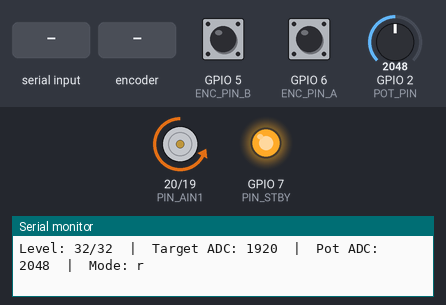
Simulated run of this program. Board: ESP32-C6. Parts: motor-driver pin pairs drawn as motors (green arrow = first pin HIGH = forward, orange = second pin HIGH = backward, longer = more drive, scaled by the enable pin, stopped while the standby pin is LOW), output pins drawn as LEDs (lit = HIGH), the last lines printed to the serial monitor. The test bench sets the inputs (shaded band); at power-on: GPIO 2 (POT_PIN) = 2048, GPIO 5 (ENC_PIN_B) HIGH, GPIO 6 (ENC_PIN_A) HIGH (analog values on the 0–4095 scale).

Above: at 1.2 s.
1.3 s: GPIO 2 (POT_PIN) set to 1918
At 2.1 s:
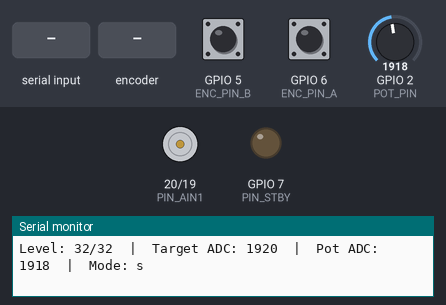
2.8 s: "f" received over Serial
At 3.2 s:
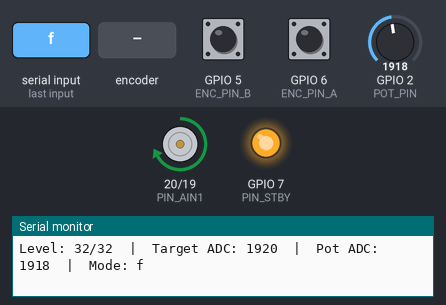
4.3 s: rotary encoder on GPIO 6 (ENC_PIN_A) / GPIO 5 (ENC_PIN_B) turned 2 steps (second pin leading)
At 5.6 s:
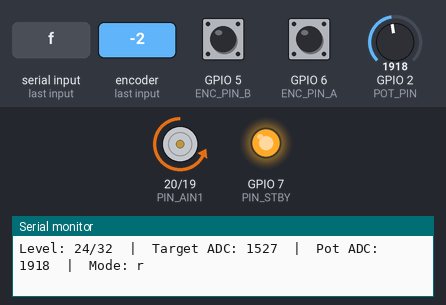
9.7 s: "s" received over Serial
At 11.0 s:
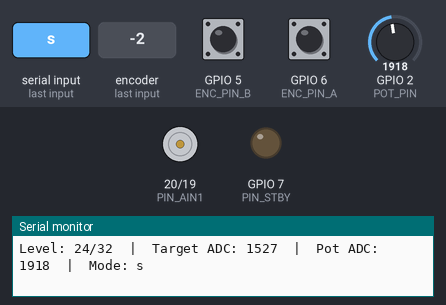
Timing chart, 0 to 12.2 s (numbered marks = the images above; inputs shaded):
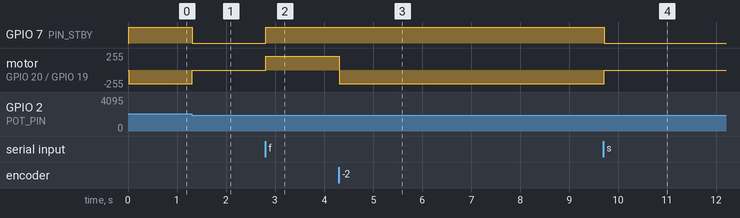

The program:

main.cpp
```cpp
#ifdef ARDUINO
#include <Arduino.h>
#include "pins.h"
#include "potentiometer.h"
#include "motor.h"
#include "rotary_encoder.h"

#ifndef PIO_UNIT_TESTING

const float MOTOR_SPEED_PERCENT = 80.0f;

// Safe software end-stops so the motor never binds at the ends of the pot
const int MIN_SAFE_ADC = 400;
const int MAX_SAFE_ADC = 1920;
const int ADC_DEADBAND = 25; // Tolerance window to prevent motor hunting/oscillation

Motor motor(PIN_AIN1, PIN_AIN2, PIN_PWM, 8, PIN_STBY);
Potentiometer pot(POT_PIN, 16, 0, MIN_SAFE_ADC, MAX_SAFE_ADC, 12);
RotaryEncoder encoder(ENC_PIN_A, ENC_PIN_B, ENC_PIN_SW, 1, 32);

int targetADC = MIN_SAFE_ADC;
bool autoControlEnabled = true;
uint32_t lastPrintMs = 0;

int levelToTargetADC(int level) {
    return map(level, 1, 32, MIN_SAFE_ADC, MAX_SAFE_ADC);
}

void setup() {
    Serial.begin(115200);

    pot.begin();
    motor.begin();
    encoder.begin();

    // Sync initial encoder level to the current physical potentiometer position.
    // Set targetADC to clampedADC on boot so integer map() quantization does not
    // move the motor until the user actually turns the encoder.
    int initialADC = pot.read().getRaw();
    int clampedADC = constrain(initialADC, MIN_SAFE_ADC, MAX_SAFE_ADC);
    int initialLevel = map(clampedADC, MIN_SAFE_ADC, MAX_SAFE_ADC, 1, 32);
    encoder.setLevel(initialLevel);
    encoder.hasChanged(); // Clear initial change flag
    targetADC = clampedADC;

    Serial.println("\n--- Exercise Bike Resistance Controller ---");
    Serial.printf("Initial Level: %2d / 32  |  Pot ADC: %4d  |  Target ADC: %4d\n",
                  initialLevel, initialADC, targetADC);
    Serial.println("Turn encoder to set level (1-32), or send 'f', 'r', 's' for manual override.");
}

void loop() {
    PotentiometerReading reading = pot.read();
    int adc = reading.getRaw();

    // 1. Check for Rotary Encoder changes
    if (encoder.hasChanged()) {
        int level = encoder.getLevel();
        targetADC = levelToTargetADC(level);
        autoControlEnabled = true;

        Serial.printf("Resistance Level: %2d / 32  |  Target ADC: %4d\n", level, targetADC);
    }

    // 2. Check for Serial commands ('f', 'r', 's') for manual override
    if (Serial.available() > 0) {
        char c = static_cast<char>(Serial.read());
        if (c == 'f' || c == 'r' || c == 's') {
            autoControlEnabled = false;
            motor.setModeChar(c, MOTOR_SPEED_PERCENT);
            Serial.printf("Manual override: '%c'\n", c);
        }
    }

    // 3. Hard safety cutoff near the ends of the potentiometer track
    if (motor.getDirection() == MotorDirection::Forward && adc >= MAX_SAFE_ADC) {
        Serial.println("Reached MAX safe limit! Stopping.");
        motor.stop();
    } else if (motor.getDirection() == MotorDirection::Reverse && adc <= MIN_SAFE_ADC) {
        Serial.println("Reached MIN safe limit! Stopping.");
        motor.stop();
    }

    // 4. Closed-loop position control when in automatic (encoder) mode
    if (autoControlEnabled) {
        int error = targetADC - adc;
        if (abs(error) <= ADC_DEADBAND) {
            motor.stop();
        } else if (error > 0 && adc < MAX_SAFE_ADC) {
            motor.forward(MOTOR_SPEED_PERCENT);
        } else if (error < 0 && adc > MIN_SAFE_ADC) {
            motor.reverse(MOTOR_SPEED_PERCENT);
        } else {
            motor.stop();
        }
    }

    // 5. Periodic status print (every 200ms) while running a fast 10ms control loop
    uint32_t now = millis();
    if (now - lastPrintMs >= 200) {
        lastPrintMs = now;
        Serial.printf("Level: %2d/32  |  Target ADC: %4d  |  Pot ADC: %4d  |  Mode: %c\n",
                      encoder.getLevel(), targetADC, adc, motor.getModeChar());
    }

    delay(10);
}

#endif // PIO_UNIT_TESTING
#else // !ARDUINO

#ifndef PIO_UNIT_TESTING
int main(int argc, char **argv) {
    (void)argc;
    (void)argv;
    return 0;
}
#endif // PIO_UNIT_TESTING

#endif // ARDUINO
```

motor.h
```cpp
#ifndef MOTOR_H
#define MOTOR_H

#ifdef ARDUINO
#include <Arduino.h>
#else
#include <stdint.h>
#ifndef OUTPUT
#define OUTPUT 0x02
#endif
#ifndef LOW
#define LOW 0x0
#endif
#ifndef HIGH
#define HIGH 0x1
#endif
#endif

enum class MotorDirection {
  Stopped,
  Forward,
  Reverse
};

class Motor {
public:
  using DigitalWriteFn = void (*)(uint8_t pin, uint8_t val);
  using AnalogWriteFn = void (*)(uint8_t pin, int val);
  using PinModeFn = void (*)(uint8_t pin, uint8_t mode);

  static constexpr int kNoPwmPin = -1;
  static constexpr int kNoStandbyPin = -1;

  Motor(uint8_t ain1Pin,
        uint8_t ain2Pin,
        int pwmPin = kNoPwmPin,
        uint8_t pwmResolutionBits = 8,
        int standbyPin = kNoStandbyPin);

  void begin();

  void forward(float speedPercent = 100.0f);
  void reverse(float speedPercent = 100.0f);
  void stop();

  void setSpeedPercent(float speedPercent);
  void setModeChar(char mode, float speedPercent = 100.0f);

  MotorDirection getDirection() const;
  char getModeChar() const;
  bool isRunning() const;

  float getSpeedPercent() const;
  float getSpeedNormalized() const;
  int getPwmValue() const;
  int getMaxPwmValue() const;

  uint8_t getAin1Pin() const;
  uint8_t getAin2Pin() const;
  int getPwmPin() const;
  bool hasPwmPin() const;
  int getStandbyPin() const;
  bool hasStandbyPin() const;
  bool isInStandby() const;

  void setHardwareWriters(DigitalWriteFn digitalWriter,
                          AnalogWriteFn analogWriter = nullptr,
                          PinModeFn pinModeFn = nullptr);

private:
  void applyOutput();
  static float clampPercent(float speedPercent);

  uint8_t ain1Pin_;
  uint8_t ain2Pin_;
  int pwmPin_;
  uint8_t pwmResolutionBits_;
  int standbyPin_;
  MotorDirection direction_;
  float speedPercent_;
  DigitalWriteFn digitalWriter_;
  AnalogWriteFn analogWriter_;
  PinModeFn pinModeFn_;
};

#endif // MOTOR_H
```

potentiometer.h
```cpp
#ifndef POTENTIOMETER_H
#define POTENTIOMETER_H

#ifdef ARDUINO
#include <Arduino.h>
#else
#include <stdint.h>
#ifndef INPUT
#define INPUT 0x01
#endif
#endif

class PotentiometerReading {
public:
  PotentiometerReading(int raw, int millivolts, int minRaw = 0, int maxRaw = 4095);

  int getRaw() const;
  int getMilliVolts() const;
  float getVolts() const;
  float getNormalized() const;
  float getPercent() const;

private:
  int raw_;
  int millivolts_;
  int minRaw_;
  int maxRaw_;
};

class Potentiometer {
public:
  using AdcReadFn = int (*)(uint8_t pin);
  using DelayFn = void (*)(uint32_t ms);

  explicit Potentiometer(uint8_t pin,
                         int samples = 16,
                         uint32_t sampleDelayMs = 2,
                         int minRaw = 0,
                         int maxRaw = 4095,
                         uint8_t resolutionBits = 12);

  void begin();
  PotentiometerReading read() const;

  void setCalibration(int minRaw, int maxRaw);
  int getMinRaw() const;
  int getMaxRaw() const;
  int getMaxAdcValue() const;

  void setHardwareReaders(AdcReadFn rawReader, AdcReadFn mvReader, DelayFn delayFn = nullptr);

private:
  uint8_t pin_;
  int samples_;
  uint32_t sampleDelayMs_;
  int minRaw_;
  int maxRaw_;
  uint8_t resolutionBits_;
  AdcReadFn rawReader_;
  AdcReadFn mvReader_;
  DelayFn delayFn_;
};

#endif // POTENTIOMETER_H
```

rotary_encoder.h
```cpp
#pragma once
#ifdef ARDUINO
#include <Arduino.h>
#else
#include <stdint.h>
#ifndef HIGH
#define HIGH 0x1
#endif
#ifndef LOW
#define LOW 0x0
#endif
#ifndef INPUT_PULLUP
#define INPUT_PULLUP 0x05
#endif
#ifndef IRAM_ATTR
#define IRAM_ATTR
#endif
#ifndef DRAM_ATTR
#define DRAM_ATTR
#endif
#endif

class RotaryEncoder {
public:
    /**
     * @param pinA          GPIO pin for Encoder Phase A (CLK)
     * @param pinB          GPIO pin for Encoder Phase B (DT)
     * @param pinSW         GPIO pin for Push Button (pass -1 if not wired)
     * @param minLevel      Minimum resistance level (default 1)
     * @param maxLevel      Maximum resistance level (default 32)
     * @param stepsPerClick Quadrature state transitions per detent click (default 1)
     */
    RotaryEncoder(int pinA, int pinB, int pinSW = -1, int minLevel = 1, int maxLevel = 32, int stepsPerClick = 1);

    void begin();

    // Returns true if the level changed since the last call to hasChanged()
    bool hasChanged();

    // Returns the current resistance level (clamped between minLevel and maxLevel)
    int getLevel() const;

    // Manually set the current level (e.g., when updated via BLE or startup)
    void setLevel(int level);

    // Returns true once per physical button press (debounced)
    bool wasButtonPressed();

private:
    int _pinA;
    int _pinB;
    int _pinSW;
    int _minLevel;
    int _maxLevel;
    int _stepsPerClick;

    volatile int _level;
    volatile int _subStepAccum;
    volatile uint8_t _prevState;
    volatile bool _changed;

    uint32_t _lastButtonPressMs;
    bool _lastButtonState;

    static void isrRouter(void* arg);
    void handleInterrupt();
};
```

motor.cpp
```cpp
#include "motor.h"

namespace {
void defaultDigitalWrite(uint8_t pin, uint8_t val) {
#ifdef ARDUINO
  digitalWrite(pin, val);
#else
  (void)pin;
  (void)val;
#endif
}

void defaultAnalogWrite(uint8_t pin, int val) {
#ifdef ARDUINO
  analogWrite(pin, val);
#else
  (void)pin;
  (void)val;
#endif
}

void defaultPinMode(uint8_t pin, uint8_t mode) {
#ifdef ARDUINO
  pinMode(pin, mode);
#else
  (void)pin;
  (void)mode;
#endif
}
} // namespace

Motor::Motor(uint8_t ain1Pin,
             uint8_t ain2Pin,
             int pwmPin,
             uint8_t pwmResolutionBits,
             int standbyPin)
    : ain1Pin_(ain1Pin),
      ain2Pin_(ain2Pin),
      pwmPin_(pwmPin),
      pwmResolutionBits_(pwmResolutionBits > 0 ? pwmResolutionBits : 8),
      standbyPin_(standbyPin),
      direction_(MotorDirection::Stopped),
      speedPercent_(0.0f),
      digitalWriter_(defaultDigitalWrite),
      analogWriter_(defaultAnalogWrite),
      pinModeFn_(defaultPinMode) {}

void Motor::begin() {
  if (pinModeFn_) {
    pinModeFn_(ain1Pin_, OUTPUT);
    pinModeFn_(ain2Pin_, OUTPUT);
    if (hasPwmPin()) {
      pinModeFn_(static_cast<uint8_t>(pwmPin_), OUTPUT);
    }
    if (hasStandbyPin()) {
      pinModeFn_(static_cast<uint8_t>(standbyPin_), OUTPUT);
    }
  }
  direction_ = MotorDirection::Stopped;
  speedPercent_ = 0.0f;
  applyOutput();
}

void Motor::forward(float speedPercent) {
  float clamped = clampPercent(speedPercent);
  if (clamped <= 0.0f) {
    stop();
    return;
  }
  if (direction_ == MotorDirection::Forward && speedPercent_ == clamped) {
    return;
  }
  direction_ = MotorDirection::Forward;
  speedPercent_ = clamped;
  applyOutput();
}

void Motor::reverse(float speedPercent) {
  float clamped = clampPercent(speedPercent);
  if (clamped <= 0.0f) {
    stop();
    return;
  }
  if (direction_ == MotorDirection::Reverse && speedPercent_ == clamped) {
    return;
  }
  direction_ = MotorDirection::Reverse;
  speedPercent_ = clamped;
  applyOutput();
}

void Motor::stop() {
  if (direction_ == MotorDirection::Stopped && speedPercent_ == 0.0f) {
    return;
  }
  direction_ = MotorDirection::Stopped;
  speedPercent_ = 0.0f;
  applyOutput();
}

void Motor::setSpeedPercent(float speedPercent) {
  float clamped = clampPercent(speedPercent);
  if (clamped <= 0.0f || direction_ == MotorDirection::Stopped) {
    stop();
    return;
  }
  if (speedPercent_ == clamped) {
    return;
  }
  speedPercent_ = clamped;
  applyOutput();
}

void Motor::setModeChar(char mode, float speedPercent) {
  if (mode == 'f') {
    forward(speedPercent);
  } else if (mode == 'r') {
    reverse(speedPercent);
  } else if (mode == 's') {
    stop();
  }
}

MotorDirection Motor::getDirection() const {
  return direction_;
}

char Motor::getModeChar() const {
  switch (direction_) {
    case MotorDirection::Forward:
      return 'f';
    case MotorDirection::Reverse:
      return 'r';
    case MotorDirection::Stopped:
    default:
      return 's';
  }
}

bool Motor::isRunning() const {
  return direction_ != MotorDirection::Stopped;
}

float Motor::getSpeedPercent() const {
  return speedPercent_;
}

float Motor::getSpeedNormalized() const {
  return speedPercent_ / 100.0f;
}

int Motor::getPwmValue() const {
  if (!isRunning()) {
    return 0;
  }
  return static_cast<int>((getSpeedNormalized() * static_cast<float>(getMaxPwmValue())) + 0.5f);
}

int Motor::getMaxPwmValue() const {
  return (1 << pwmResolutionBits_) - 1;
}

uint8_t Motor::getAin1Pin() const {
  return ain1Pin_;
}

uint8_t Motor::getAin2Pin() const {
  return ain2Pin_;
}

int Motor::getPwmPin() const {
  return pwmPin_;
}

bool Motor::hasPwmPin() const {
  return pwmPin_ >= 0;
}

int Motor::getStandbyPin() const {
  return standbyPin_;
}

bool Motor::hasStandbyPin() const {
  return standbyPin_ >= 0;
}

bool Motor::isInStandby() const {
  return hasStandbyPin() && !isRunning();
}

void Motor::setHardwareWriters(DigitalWriteFn digitalWriter,
                               AnalogWriteFn analogWriter,
                               PinModeFn pinModeFn) {
  digitalWriter_ = digitalWriter ? digitalWriter : defaultDigitalWrite;
  analogWriter_ = analogWriter ? analogWriter : defaultAnalogWrite;
  pinModeFn_ = pinModeFn ? pinModeFn : defaultPinMode;
}

void Motor::applyOutput() {
  uint8_t ain1Val = LOW;
  uint8_t ain2Val = LOW;

  if (direction_ == MotorDirection::Forward) {
    ain1Val = HIGH;
    ain2Val = LOW;
  } else if (direction_ == MotorDirection::Reverse) {
    ain1Val = LOW;
    ain2Val = HIGH;
  }

  if (!isRunning() && hasStandbyPin() && digitalWriter_) {
    digitalWriter_(static_cast<uint8_t>(standbyPin_), LOW);
  }

  if (digitalWriter_) {
    // Write LOW pins before HIGH pins so Reverse -> Forward transitions never
    // pass through the (HIGH, HIGH) short-brake state on the H-bridge.
    if (ain1Val == LOW) {
      digitalWriter_(ain1Pin_, LOW);
    }
    if (ain2Val == LOW) {
      digitalWriter_(ain2Pin_, LOW);
    }
    if (ain1Val == HIGH) {
      digitalWriter_(ain1Pin_, HIGH);
    }
    if (ain2Val == HIGH) {
      digitalWriter_(ain2Pin_, HIGH);
    }
  }

  if (hasPwmPin() && analogWriter_) {
    analogWriter_(static_cast<uint8_t>(pwmPin_), getPwmValue());
  }

  if (isRunning() && hasStandbyPin() && digitalWriter_) {
    digitalWriter_(static_cast<uint8_t>(standbyPin_), HIGH);
  }
}

float Motor::clampPercent(float speedPercent) {
  if (speedPercent < 0.0f) {
    return 0.0f;
  }
  if (speedPercent > 100.0f) {
    return 100.0f;
  }
  return speedPercent;
}
```

potentiometer.cpp
```cpp
#include "potentiometer.h"

namespace {
int defaultReadRaw(uint8_t pin) {
#ifdef ARDUINO
  return analogRead(pin);
#else
  (void)pin;
  return 0;
#endif
}

int defaultReadMilliVolts(uint8_t pin) {
#ifdef ARDUINO
  return analogReadMilliVolts(pin);
#else
  (void)pin;
  return 0;
#endif
}

void defaultDelay(uint32_t ms) {
#ifdef ARDUINO
  delay(ms);
#else
  (void)ms;
#endif
}
} // namespace

PotentiometerReading::PotentiometerReading(int raw, int millivolts, int minRaw, int maxRaw)
    : raw_(raw), millivolts_(millivolts), minRaw_(minRaw), maxRaw_(maxRaw) {}

int PotentiometerReading::getRaw() const {
  return raw_;
}

int PotentiometerReading::getMilliVolts() const {
  return millivolts_;
}

float PotentiometerReading::getVolts() const {
  return millivolts_ / 1000.0f;
}

float PotentiometerReading::getNormalized() const {
  if (maxRaw_ <= minRaw_) {
    return 0.0f;
  }
  float norm = static_cast<float>(raw_ - minRaw_) / static_cast<float>(maxRaw_ - minRaw_);
  if (norm < 0.0f) {
    return 0.0f;
  }
  if (norm > 1.0f) {
    return 1.0f;
  }
  return norm;
}

float PotentiometerReading::getPercent() const {
  return getNormalized() * 100.0f;
}

Potentiometer::Potentiometer(uint8_t pin,
                             int samples,
                             uint32_t sampleDelayMs,
                             int minRaw,
                             int maxRaw,
                             uint8_t resolutionBits)
    : pin_(pin),
      samples_(samples > 0 ? samples : 1),
      sampleDelayMs_(sampleDelayMs),
      minRaw_(minRaw),
      maxRaw_(maxRaw),
      resolutionBits_(resolutionBits),
      rawReader_(defaultReadRaw),
      mvReader_(defaultReadMilliVolts),
      delayFn_(defaultDelay) {}

void Potentiometer::begin() {
#ifdef ARDUINO
  pinMode(pin_, INPUT);
  analogReadResolution(resolutionBits_);
#endif
}

PotentiometerReading Potentiometer::read() const {
  long rawSum = 0;
  long mvSum = 0;

  for (int i = 0; i < samples_; i++) {
    rawSum += rawReader_ ? rawReader_(pin_) : 0;
    mvSum += mvReader_ ? mvReader_(pin_) : 0;
    if (sampleDelayMs_ > 0 && delayFn_) {
      delayFn_(sampleDelayMs_);
    }
  }

  int rawAvg = static_cast<int>(rawSum / samples_);
  int mvAvg = static_cast<int>(mvSum / samples_);

  return PotentiometerReading(rawAvg, mvAvg, minRaw_, maxRaw_);
}

void Potentiometer::setCalibration(int minRaw, int maxRaw) {
  minRaw_ = minRaw;
  maxRaw_ = maxRaw;
}

int Potentiometer::getMinRaw() const {
  return minRaw_;
}

int Potentiometer::getMaxRaw() const {
  return maxRaw_;
}

int Potentiometer::getMaxAdcValue() const {
  return (1 << resolutionBits_) - 1;
}

void Potentiometer::setHardwareReaders(AdcReadFn rawReader, AdcReadFn mvReader, DelayFn delayFn) {
  rawReader_ = rawReader ? rawReader : defaultReadRaw;
  mvReader_ = mvReader ? mvReader : defaultReadMilliVolts;
  delayFn_ = delayFn ? delayFn : defaultDelay;
}
```

pins.h
```cpp
#ifndef PINS_H
#define PINS_H

#include <stdint.h>

// Target Board: ESP32-C6-DevKitC-1 (esp32-c6-devkitc-1)
// Note: Avoid GPIO 8 (onboard RGB LED) and GPIO 12/13 (native USB Serial/JTAG).

// 1. Resistance Potentiometer
constexpr uint8_t POT_PIN = 2; // Working potentiometer ADC1 wiper pin

// 2. Resistance Motor Driver (H-bridge)
constexpr uint8_t PIN_AIN1 = 20; // Forward ('f') increases Pot ADC
constexpr uint8_t PIN_AIN2 = 19; // Reverse ('r') decreases Pot ADC
constexpr uint8_t PIN_PWM  = 21; // H-bridge PWM speed control pin
constexpr uint8_t PIN_STBY = 7;  // H-bridge standby pin (HIGH = enabled, LOW = standby)

// 3. Rotary Encoder
constexpr uint8_t ENC_PIN_A = 6; // Phase A (CLK)
constexpr uint8_t ENC_PIN_B = 5; // Phase B (DT)
constexpr int ENC_PIN_SW = -1;   // Push button (SW), -1 when not wired

// 4. Cadence Sensor
constexpr uint8_t CADENCE_PIN = 4; // Reed switch pulse input (active-low with pullup)

#endif // PINS_H
```

Source omitted: rotary_encoder.cpp (3013 bytes)

Measured:
- the behaviour switches between 1946 and 1945 on GPIO 2 (POT_PIN) (found by bisection; images 0 and 1)
- after the input at 1.3 s, GPIO 7 (PIN_STBY): HIGH → LOW at once; motor on GPIO 20 (PIN_AIN1) / GPIO 19 (PIN_AIN2): backward 204/255 → stopped at once
- after the input at 2.8 s, GPIO 7 (PIN_STBY): LOW → HIGH at once; motor on GPIO 20 (PIN_AIN1) / GPIO 19 (PIN_AIN2): stopped → forward 204/255 at once
- after the input at 4.3 s, motor on GPIO 20 (PIN_AIN1) / GPIO 19 (PIN_AIN2): forward 204/255 → backward 204/255 at once
- after the input at 9.7 s, GPIO 7 (PIN_STBY): HIGH → LOW at once; motor on GPIO 20 (PIN_AIN1) / GPIO 19 (PIN_AIN2): backward 204/255 → stopped at once
